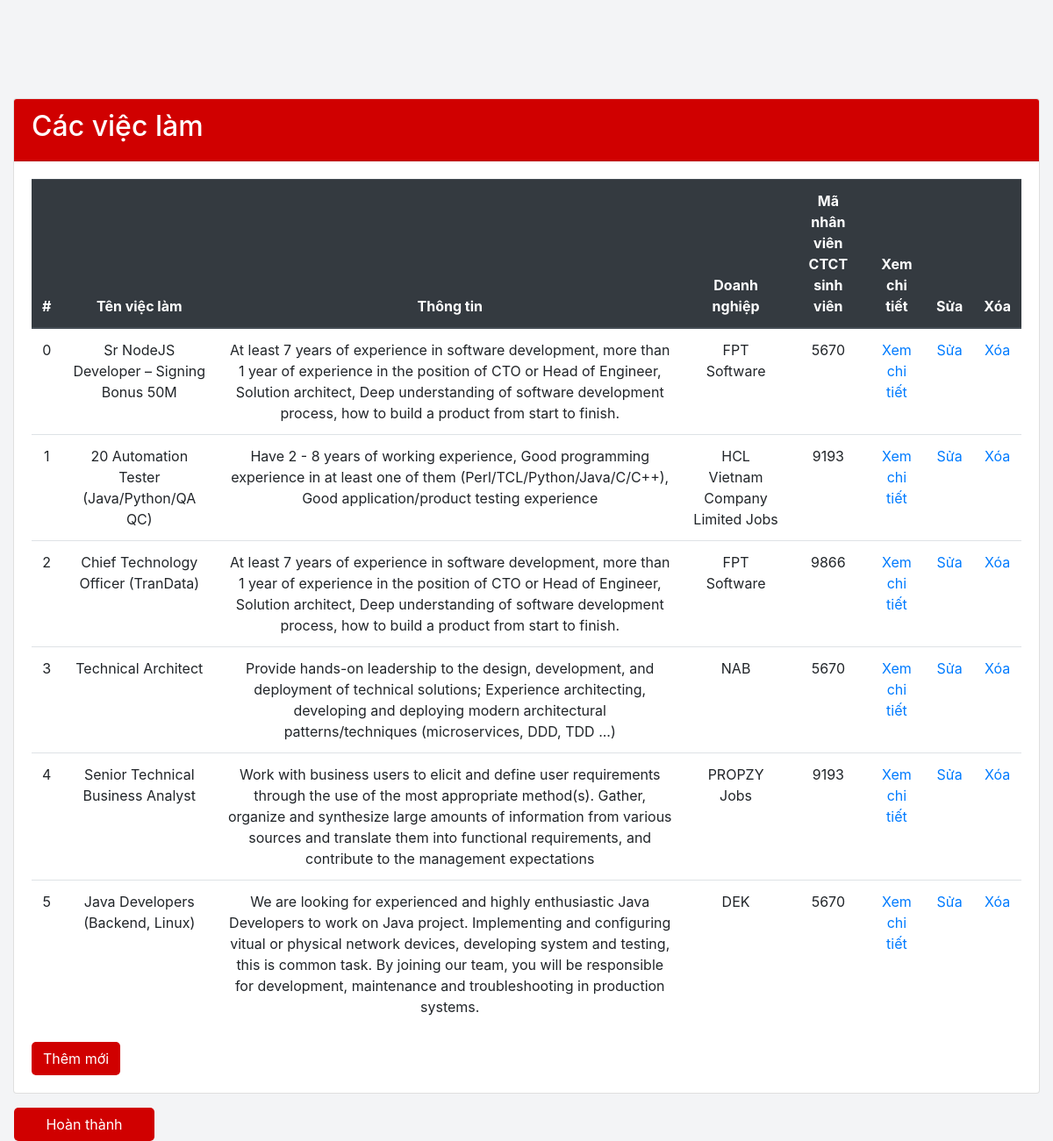
The page /pages/staff/job/function/job/danhsach.php on the database its author committed.
### tables this page shows
CREATE TABLE JOBSCHOLARSHIP_INFOR(
	ID VARCHAR(10) PRIMARY KEY,
    TITLE VARCHAR(100),
    CONTENT TEXT,
    ENTERPRISE VARCHAR(255)
);

### pages/staff/job/function/job/danhsach.php (the view, shortened to what this page needs)
<?php
$sql = "SELECT * FROM jobscholarship_infor";
$query = mysqli_query($connect, $sql);
?>
<!DOCTYPE html>
<html lang="en">
<head>
    <link rel="stylesheet" href="https://cdn.jsdelivr.net/npm/bootstrap@4.6.1/dist/css/bootstrap.min.css">
    <link rel="stylesheet" href="../../../../css/main.css">
</head>
<body>
    <div class="container-fluid" style="margin-top:7rem">
        <div class="card">
            <div class="card-header">
                <h2>Các việc làm</h2>
            </div>
            <div class="card-body">
                <table class="table">
                    <thead class="thead-dark">
                        <tr>
                            <th>#</th>
                            <th>Tên việc làm</th>
                            <th>Thông tin</th>
                            <th>Doanh nghiệp</th>
                            <th>Mã nhân viên CTCT sinh viên</th>
                            <th>Xem chi tiết</th>
                            <th> Sửa </th>
                            <th> Xóa</th>
                        </tr>
                    </thead>
                    <tbody>
                        <?php
                        $i = 0;
                        while ($row = mysqli_fetch_assoc($query)) { ?>
                            <tr>
                                <td><?php echo $i++; ?></td>
                                <td><?php echo $row['TITLE']; ?></td>
                                <td><?php echo $row['CONTENT']; ?></td>
                                <td><?php echo $row['ENTERPRISE']; ?></td>
                                <td><?php echo $row['POLITICAL_STAFFID']; ?></td>
                                <td>
                                    <a href="index.php?page_layout=chitiet&ID=<?php echo $row['ID']; ?> "> Xem chi tiết</a>
                                </td>
                                <td>
                                    <a href="index.php?page_layout=sua&ID=<?php echo $row['ID']; ?> "> Sửa</a>
                                </td>
                                <td>
                                    <a onclick="return Del('<?php echo $row['TITLE']; ?>')" href="index.php?page_layout=xoa&ID=<?php echo $row['ID']; ?>"> Xóa </a>
                                </td>
                            </tr>
                        <?php } ?>
                    </tbody>
                </table>
                <a class="btn " href="index.php?page_layout=them">Thêm mới</a>
            </div>
        </div>
    </div>
    <a class="btn" href="../../vieclam/job.php" style="width:10rem;margin-left:1rem;margin-top:1rem">Hoàn thành</a>
</body>
</html>

### css/main.css (style rules this page uses)
:root { --button: #d00000; --background: #f3f4f6; --text: #0d0d0d; }
body { background: var(--background); color: var(--text); box-sizing: border-box; }
.btn { background: var(--button); color: white; border-radius: 5px; transition: all 0.25s ease-in-out; }
.card-header { background: var(--button); color: white; }
table thead { background: #ef9273; color: white; text-align: center; }
table tbody { background: white; text-align: center; }

### rows shown on the page
jobscholarship_infor: TITLE "Sr NodeJS Developer – Signing Bonus 50M", CONTENT "At least 7 years of experience in software development, more than 1 year of experience in the position of CTO or Head of Engineer, Solution architect, Deep understanding of software development process, how to build a product from start to finish.", ENTERPRISE "FPT Software", POLITICAL_STAFFID "5670"
jobscholarship_infor: TITLE "20 Automation Tester (Java/Python/QA QC)", CONTENT "Have 2 - 8 years of working experience, Good programming experience in at least one of them (Perl/TCL/Python/Java/C/C++), Good application/product testing experience", ENTERPRISE "HCL Vietnam Company Limited Jobs", POLITICAL_STAFFID "9193"
jobscholarship_infor: TITLE "Chief Technology Officer (TranData)", CONTENT "At least 7 years of experience in software development, more than 1 year of experience in the position of CTO or Head of Engineer, Solution architect, Deep understanding of software development process, how to build a product from start to finish.", ENTERPRISE "FPT Software", POLITICAL_STAFFID "9866"
jobscholarship_infor: TITLE "Technical Architect", CONTENT "Provide hands-on leadership to the design, development, and deployment of technical solutions; Experience architecting, developing and deploying modern architectural patterns/techniques (microservices, DDD, TDD ...)", ENTERPRISE "NAB", POLITICAL_STAFFID "5670"
jobscholarship_infor: TITLE "Senior Technical Business Analyst", CONTENT "Work with business users to elicit and define user requirements through the use of the most appropriate method(s). Gather, organize and synthesize large amounts of information from various sources and translate them into functional requirements, and contribute to the management expectations", ENTERPRISE "PROPZY Jobs", POLITICAL_STAFFID "9193"
jobscholarship_infor: TITLE "Java Developers (Backend, Linux)", CONTENT "We are looking for experienced and highly enthusiastic Java Developers to work on Java project. Implementing and configuring vitual or physical network devices, developing system and testing, this is common task. By joining our team, you will be responsible for development, maintenance and troubleshooting in production systems.", ENTERPRISE "DEK", POLITICAL_STAFFID "5670"
